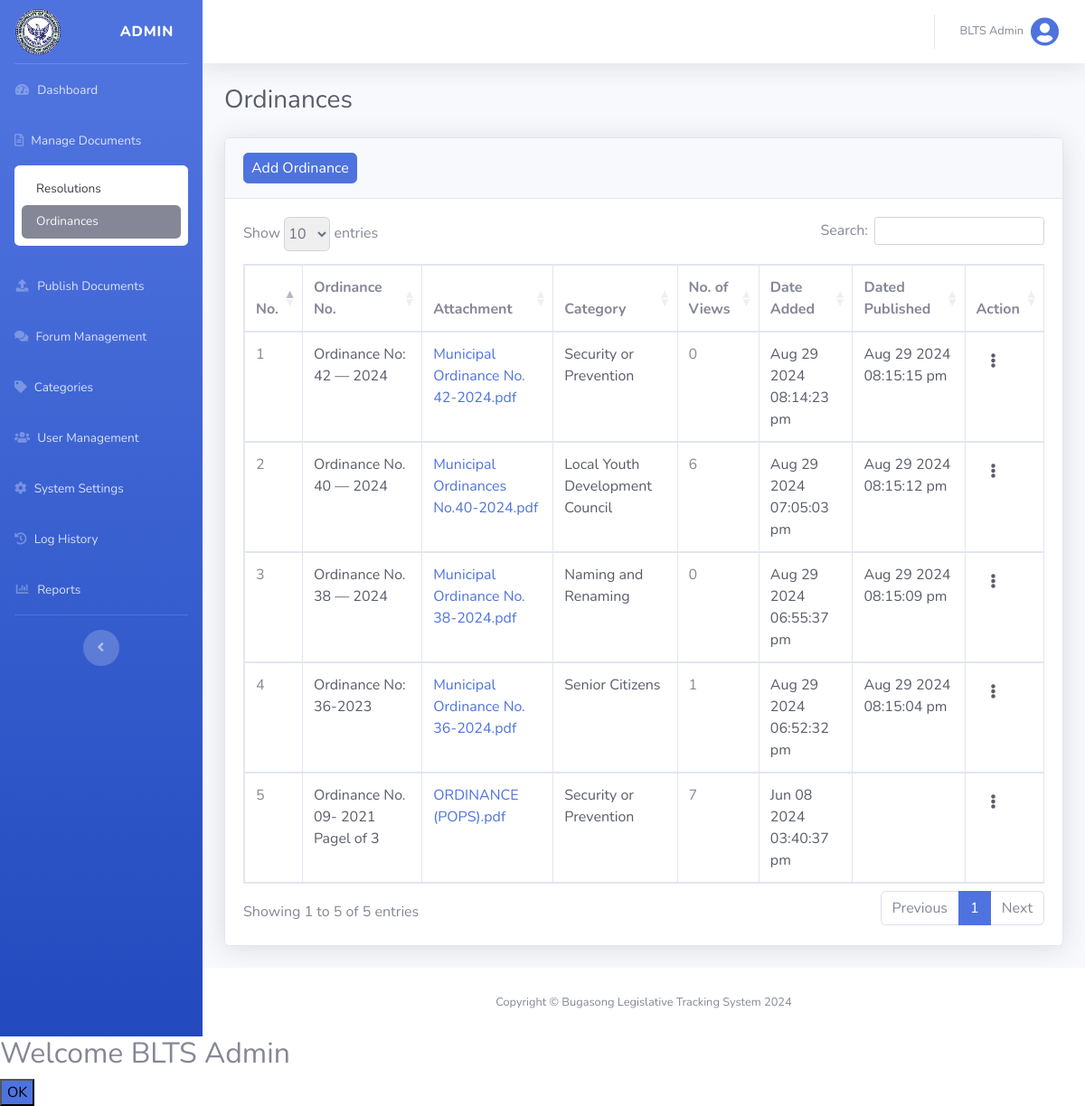
The app's page /views/admin_ordinance.php?manage (signed in) with its own data.
### tables this page shows
CREATE TABLE `system_settings` (
  `system_setting_id` int(255) NOT NULL,
  `system_logo` varchar(255) NOT NULL
);

CREATE TABLE `users` (
  `user_id` int(255) NOT NULL,
  `name` varchar(255) NOT NULL,
  `email` varchar(255) NOT NULL,
  `username` varchar(255) NOT NULL,
  `password` varchar(255) NOT NULL,
  `status` int(255) NOT NULL DEFAULT 0,
  `user_type` varchar(255) NOT NULL DEFAULT 'citizen',
  `date_added` datetime NOT NULL DEFAULT current_timestamp()
);

CREATE TABLE `ordinances` (
  `ordinance_id` int(255) NOT NULL,
  `user_id` int(255) NOT NULL,
  `ordinance_cat_id` int(255) NOT NULL,
  `title` longtext NOT NULL,
  `ordinanceNo` varchar(255) NOT NULL,
  `preamble` longtext NOT NULL,
  `enactingClause` longtext NOT NULL,
  `body` longtext NOT NULL,
  `repealingClause` longtext NOT NULL,
  `effectivityClause` longtext NOT NULL,
  `enactmentDetails` longtext NOT NULL,
  `file` varchar(255) NOT NULL,
  `date_added` datetime NOT NULL DEFAULT current_timestamp(),
  `date_publish` datetime(6) DEFAULT NULL,
  `status` int(255) NOT NULL DEFAULT 0
);

CREATE TABLE `ordinance_cat` (
  `ordinance_cat_id` int(255) NOT NULL,
  `ordinance_category_name` varchar(255) NOT NULL,
  `date_added` datetime NOT NULL DEFAULT current_timestamp()
);

### config/functions.php (called while the page is built, shortened)
<?php
function isLogin()
{
    return isset($_SESSION['isLogin']);
}
function isAdmin()
{
    return isset($_SESSION['user_type']) && $_SESSION['user_type'] === 'admin';
}
function logName()
{
    $users = find('users', ['user_id' => $_SESSION['user_id']]);
    return !empty($users) ? $users['name'] : null;
}
function logUsertype()
{
    return $_SESSION['user_type'];
}
function getAllOrdinancesDesc($limit)
{
    return findAll('ordinances', 'ordinance_id', 'DESC', $limit);
}
function getOrdinanceCatByID($id)
{
    return find('ordinance_cat', ['ordinance_cat_id' => $id]);
}
function getOrdinanceViewCount($ordinance_id)
{
    global $conn;
    $query = "
        SELECT
            o.ordinance_id,
            COUNT(dv.document_id) AS view_count
        FROM
            ordinances o
        LEFT JOIN
            document_views dv
        ON
            o.ordinance_id = dv.document_id
        WHERE
            o.ordinance_id = ?
        GROUP BY
            o.ordinance_id;
    ";
    $stmt = mysqli_prepare($conn, $query);
    mysqli_stmt_bind_param($stmt, "i", $ordinance_id);
    mysqli_stmt_execute($stmt);
    $result = mysqli_stmt_get_result($stmt);
    $row = mysqli_fetch_assoc($result);
    if ($row) {
        return $row['view_count'];
    } else {
        return 0;
    }
}
function getSystemSettings()
{
    global $conn;
    $query = "SELECT * FROM system_settings";
    $settings = array();
    if ($result = $conn->query($query)) {
        while ($row = $result->fetch_assoc()) {
            $settings = $row;
        }
    } else {
        return false;
    }
    return $settings;
}
function get_filename($file)
{
    $file = basename($file);
    return $file;
}
function isActiveMenu($page)
{
    $currentUri = $_SERVER['REQUEST_URI'];
    return strpos($currentUri, $page) !== false;
}

### config/database.php (called while the page is built, shortened)
<?php
$host = "localhost";
$username = "root";
$password = "";
$database = "blts";
$conn = mysqli_connect($host, $username, $password, $database);
function find($table, $conditions)
{
    global $conn;
    $sql = "SELECT * FROM $table WHERE ";
    $params = [];
    foreach ($conditions as $column => $value) {
        $sql .= "$column = ? AND ";
        $params[] = $value;
    }
    $sql = substr($sql, 0, -4);
    $stmt = mysqli_prepare($conn, $sql);
    $types = str_repeat("s", count($params));
    $stmt->bind_param($types, ...$params);
    $stmt->execute();
    $result = $stmt->get_result();
    return $result->fetch_assoc();
}
function findAll($table, $orderBy = null, $direction = 'ASC', $limit = null)
{
    global $conn;
    $sql = "SELECT * FROM $table";
    if ($orderBy === 'RAND()') {
        $sql .= " ORDER BY RAND()";
    } elseif ($orderBy) {
        $sql .= " ORDER BY $orderBy $direction";
    }
    $result = mysqli_query($conn, $sql);
    return mysqli_fetch_all($result, MYSQLI_ASSOC);
}

### views/admin_ordinance.php (the view, shortened to what this page needs)
<?php
@include('header.php');
?>
<div id="content-wrapper" class="d-flex flex-column">
    <div id="content">
        <?php @include('top_navbar.php'); ?>
        <?php if (isAdmin()): ?>
            <div class="container-fluid">
                <div class="d-sm-flex align-items-center justify-content-between mb-4">
                    <h1 class="h3 mb-0 text-gray-800">Ordinances</h1>
                </div>
                <div class="card shadow mb-4">
                    <div class="card-header py-3">
                        <?php if (isset($_GET['manage'])): ?>
                            <a href="admin_add_ordinance.php" class="btn btn-primary px-2 py-1">Add Ordinance</a>
                        <?php endif; ?>
                    </div>
                    <div class="card-body">
                        <div class="table-responsive">
                            <table class="table table-bordered" id="dataTable1" width="100%" cellspacing="0">
                                <thead>
                                    <tr>
                                        <th>No.</th>
                                        <th>Ordinance No.</th>
                                        <th>Attachment</th>
                                        <th>Category</th>
                                        <th>No. of Views</th>
                                        <th>Date Added</th>
                                        <th>Dated Published</th>
                                        <th><?php if (isset($_GET['publish'])): ?>Status<?php endif; ?><?php if (isset($_GET['manage'])): ?>Action<?php endif; ?>
                                        </th>
                                    </tr>
                                </thead>
                                <tbody>
                                    <?php $count = 1; ?>
                                    <?php foreach (getAllOrdinancesDesc(null) as $ordinance): ?>
                                        <tr>
                                            <td><?php echo $count++; ?></td>
                                            <td class="text-gray-800"><?php echo $ordinance['ordinanceNo']; ?></td>
                                            <td class="text-gray-800"><a href="<?php echo $ordinance['file']; ?>"
                                                    target="_blanks"><?php echo get_filename($ordinance['file']); ?></a></td>
                                            <td class="text-gray-800">
                                                <?php echo isset(getOrdinanceCatByID($ordinance['ordinance_cat_id'])['ordinance_category_name']) ? getOrdinanceCatByID($ordinance['ordinance_cat_id'])['ordinance_category_name'] : ''; ?>
                                            </td>
                                            <td>
                                                <?php echo getOrdinanceViewCount($ordinance['ordinance_id']); ?>
                                            </td>
                                            <td class="text-gray-800">
                                                <?php echo date('M d Y h:i:s a', strtotime($ordinance['date_added'])); ?>
                                            </td>
                                            <td class="text-gray-800">
                                                <?php echo ($ordinance['status'] == 1) ? date('M d Y h:i:s a', strtotime($ordinance['date_publish'])) : ''; ?>
                                            </td>
                                            <td>
                                                <?php if (isset($_GET['manage'])): ?>
                                                    <a class="nav-link" href="#" id="actionDropdownMenu" role="button"
                                                        data-toggle="dropdown" aria-haspopup="true" aria-expanded="false">
                                                        <i class="fa fa-ellipsis-v text-dark"></i>
                                                    </a>
                                                <?php endif; ?>
                                            </td>
                                        </tr>
                                    <?php endforeach; ?>
                                </tbody>
                            </table>
                        </div>
                    </div>
                </div>
            </div>
        <?php else:
            redirect('dashboard', ''); ?>
        <?php endif; ?>
    </div>
    <footer class="sticky-footer bg-white">
        <div class="container my-auto">
            <div class="copyright text-center my-auto">
                <span>Copyright &copy; Bugasong Legislative Tracking System 2024</span>
            </div>
        </div>
    </footer>
</div>
<?php
@include('footer.php');
?>

### views/header.php (shortened to what this page needs)
<!DOCTYPE html>
<html lang="en">
<head>
    <link href="../vendor/fontawesome-free/css/all.min.css" rel="stylesheet" type="text/css">
    <link href="../css/sb-admin-2.min.css" rel="stylesheet">
    <link href="../css/datatable.css" rel="stylesheet">
    <link href="../css/styles.css" rel="stylesheet">
</head>
<body id="page-top">
    <div id="wrapper">
        <?php if (isLogin()) : ?>
            <ul class="navbar-nav bg-gradient-primary sidebar sidebar-dark accordion" id="accordionSidebar">
                <a class="sidebar-brand d-flex align-items-center justify-content-between" id="brandLink" data-title="BLTS - Dashboard" href="admin_home.php">
                    <div class="sidebar-brand-icon">
                        <?php echo (!empty(getSystemSettings()['system_logo'])) ? '<img width="52px" class="img-fluid" src="' . getSystemSettings()['system_logo'] . '">' : '<img width="52px" class="img-fluid" src="../uploads/placeholder.png" alt="placeholder">'; ?>
                    </div>
                    <div class="sidebar-brand-text mx-3"><?php echo logUsertype(); ?></div>
                </a>
                <hr class="sidebar-divider my-0">
                <li class="nav-item">
                    <a class="nav-link Links" id="dashboardLink" href="admin_home.php" data-title="BLTS - Dashboard">
                        <i class="fas fa-fw fa-tachometer-alt"></i>
                        <span>Dashboard</span>
                    </a>
                </li>
                <?php if (isAdmin()) : ?>
                    <li class="nav-item">
                        <a class="nav-link Links" id="ManageDocumentLink" href="#" data-toggle="collapse" data-target="#DocumentManagePage" aria-expanded="true" aria-controls="DocumentManagePage" data-title="BLTS - Manage Documents">
                            <i class="far fa-file-alt"></i>
                            <span>Manage Documents</span>
                        </a>
                        <div id="DocumentManagePage" class="collapse <?php echo (isActiveMenu('/admin_resolution.php?manage') || isActiveMenu('/admin_ordinance.php?manage') || isActiveMenu('/admin_add_resolution.php') || isActiveMenu('/admin_add_ordinance.php')) ? 'show' : ''; ?>" aria-labelledby="headingPages" data-parent="#accordionSidebar">
                            <div class="bg-white py-2 collapse-inner rounded">
                                <a class="collapse-item <?php echo (isActiveMenu('/admin_resolution.php?manage')) || isActiveMenu('/admin_add_resolution.php') ? 'bg-secondary text-light' : '' ?>" href="admin_resolution.php?manage">Resolutions</a>
                                <a class="collapse-item <?php echo (isActiveMenu('/admin_ordinance.php?manage')) || isActiveMenu('/admin_add_ordinance.php') ? 'bg-secondary text-light' : '' ?>" href="admin_ordinance.php?manage">Ordinances</a>
                            </div>
                        </div>
                    </li>
                    <li class="nav-item">
                        <a class="nav-link Links" id="publishDocumentLink" href="#" data-toggle="collapse" data-target="#DocumentPublishPage" aria-expanded="true" aria-controls="DocumentPublishPage" data-title="BLTS - Publish Documents">
                            <i class="fas fa-fw fa-upload"></i>
                            <span>Publish Documents</span>
                        </a>
                    </li>
                    <li class="nav-item">
                        <a class="nav-link Links" href="admin_forum.php" id="ForumManagementLink" data-title="BLTS - Forum Management">
                            <i class="fas fa-comments"></i>
                            <span>Forum Management</span>
                        </a>
                    </li>
                    <li class="nav-item">
                        <a class="nav-link Links" id="CategoriesLink" href="#" data-toggle="collapse" data-target="#CategoriesPage" aria-expanded="true" aria-controls="CategoriesPage" data-title="BLTS - Categories">
                            <i class="fas fa-tag"></i>
                            <span>Categories</span>
                        </a>
                    </li>
                    <li class="nav-item">
                        <a class="nav-link Links" href="admin_user_management.php" id="UserManagementLink" data-title="BLTS - User Management">
                            <i class="fas fa-users"></i>
                            <span>User Management</span>
                        </a>
                    </li>
                    <li class="nav-item">
                        <a class="nav-link Links" href="admin_system_setting.php" id="SystemSettingLink" data-title="BLTS - System Settings">
                            <i class="fas fa-cog"></i>
                            <span>System Settings</span>
                        </a>
                    </li>
                    <li class="nav-item">
                        <a class="nav-link Links" href="admin_log_history.php" id="LogHistoryLink" data-title="BLTS - Log History">
                            <i class="fas fa-history"></i>
                            <span>Log History</span>
                        </a>
                    </li>
                    <li class="nav-item">
                        <a class="nav-link Links" id="ReportLink" href="#" data-toggle="collapse" data-target="#ReportPage" aria-expanded="true" aria-controls="ReportPage" data-title="BLTS - Reports">
                            <i class="fas fa-fw fa-chart-bar"></i>
                            <span>Reports</span>
                        </a>
                    </li>
                <?php endif; ?>
                <hr class="sidebar-divider d-none d-md-block">
                <div class="text-center d-none d-md-inline">
                    <button class="rounded-circle border-0" id="sidebarToggle"></button>
                </div>
            </ul>
        <?php endif;

### views/top_navbar.php (shortened to what this page needs)
<nav class="navbar navbar-expand navbar-light bg-white topbar mb-4 shadow">
    <ul class="navbar-nav ml-auto">
        <li class="nav-item dropdown no-arrow">
            <a class="nav-link dropdown-toggle" href="#" id="userDropdown" role="button" data-toggle="dropdown" aria-haspopup="true" aria-expanded="false">
                <span class="mr-2 d-none d-lg-inline text-gray-600 small"><?php echo logName(); ?></span>
                <i class="img-profile rounded-circle fas fa-user-circle fa-2x text-primary"></i>
            </a>
        </li>
    </ul>
</nav>

### records on screen
system_settings: system_logo (picture)
users: name "BLTS Admin"
ordinances: ordinanceNo "Ordinance No: 42 — 2024", file "Municipal Ordinance No. 42-2024.pdf", ordinance_cat.ordinance_category_name "Security or Prevention", ordinance_id "0", date_added "Aug 29 2024 08:14:23 pm", date_publish "Aug 29 2024 08:15:15 pm"
ordinances: ordinanceNo "Ordinance No. 40 — 2024", file "Municipal Ordinances No.40-2024.pdf", ordinance_cat.ordinance_category_name "Local Youth Development Council", ordinance_id "6", date_added "Aug 29 2024 07:05:03 pm", date_publish "Aug 29 2024 08:15:12 pm"
ordinances: ordinanceNo "Ordinance No. 38 — 2024", file "Municipal Ordinance No. 38-2024.pdf", ordinance_cat.ordinance_category_name "Naming and Renaming", ordinance_id "0", date_added "Aug 29 2024 06:55:37 pm", date_publish "Aug 29 2024 08:15:09 pm"
ordinances: ordinanceNo "Ordinance No: 36-2023", file "Municipal Ordinance No. 36-2024.pdf", ordinance_cat.ordinance_category_name "Senior Citizens", ordinance_id "1", date_added "Aug 29 2024 06:52:32 pm", date_publish "Aug 29 2024 08:15:04 pm"
ordinances: ordinanceNo "Ordinance No. 09- 2021 Pagel of 3", file "ORDINANCE (POPS).pdf", ordinance_cat.ordinance_category_name "Security or Prevention", ordinance_id "7", date_added "Jun 08 2024 03:40:37 pm"

### other values on screen
logUsertype() "ADMIN"
